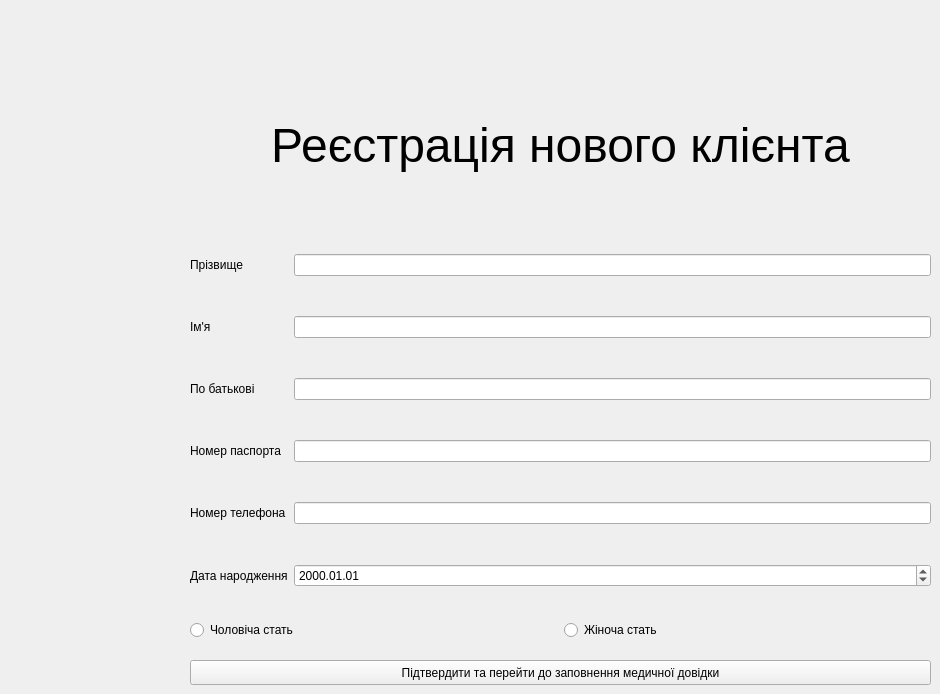
      <widget class="QWidget" name="page_3">
       <widget class="QWidget" name="layoutWidget_2">
        <property name="geometry">
         <rect>
          <x>190</x>
          <y>220</y>
          <width>741</width>
          <height>401</height>
         </rect>
        </property>
        <layout class="QGridLayout" name="gridLayout">
         <item row="1" column="0">
          <widget class="QLabel" name="firstname">
           <property name="text">
            <string>Ім'я</string>
           </property>
          </widget>
         </item>
         <item row="3" column="1">
          <widget class="QLineEdit" name="createclientPassportLineEdit"/>
         </item>
         <item row="0" column="1">
          <widget class="QLineEdit" name="createclientLastnameLineEdit"/>
         </item>
         <item row="4" column="0">
          <widget class="QLabel" name="telephone">
           <property name="text">
            <string>Номер телефона</string>
           </property>
          </widget>
         </item>
         <item row="2" column="1">
          <widget class="QLineEdit" name="createclientMiddlenameLineEdit"/>
         </item>
         <item row="1" column="1">
          <widget class="QLineEdit" name="createclientFirstnameLineEdit"/>
         </item>
         <item row="3" column="0">
          <widget class="QLabel" name="passport">
           <property name="text">
            <string>Номер паспорта</string>
           </property>
          </widget>
         </item>
         <item row="0" column="0">
          <widget class="QLabel" name="lastname">
           <property name="text">
            <string>Прізвище</string>
           </property>
          </widget>
         </item>
         <item row="4" column="1">
          <widget class="QLineEdit" name="createclientTelephoneLineEdit"/>
         </item>
         <item row="2" column="0">
          <widget class="QLabel" name="middlename">
           <property name="text">
            <string>По батькові</string>
           </property>
          </widget>
         </item>
         <item row="5" column="0">
          <widget class="QLabel" name="birthday">
           <property name="text">
            <string>Дата народження</string>
           </property>
          </widget>
         </item>
         <item row="5" column="1">
          <widget class="QDateEdit" name="createclientBirthdayDateEdit">
           <property name="displayFormat">
            <string>yyyy.MM.dd</string>
           </property>
          </widget>
         </item>
        </layout>
       </widget>
       <widget class="QPushButton" name="createclientApplyPushButton">
        <property name="geometry">
         <rect>
          <x>190</x>
          <y>660</y>
          <width>741</width>
          <height>25</height>
         </rect>
        </property>
        <property name="text">
         <string>Підтвердити та перейти до заповнення медичної довідки</string>
        </property>
       </widget>
       <widget class="QWidget" name="layoutWidget_5">
        <property name="geometry">
         <rect>
          <x>190</x>
          <y>600</y>
          <width>741</width>
          <height>61</height>
         </rect>
        </property>
        <layout class="QHBoxLayout" name="horizontalLayout">
         <item>
          <widget class="QRadioButton" name="createclientMaleRadioButton">
           <property name="text">
            <string>Чоловіча стать</string>
           </property>
          </widget>
         </item>
         <item>
          <widget class="QRadioButton" name="createclientFemaleRadioButton">
           <property name="text">
            <string>Жіноча стать</string>
           </property>
          </widget>
         </item>
        </layout>
       </widget>
       <widget class="QLabel" name="label">
        <property name="geometry">
         <rect>
          <x>190</x>
          <y>70</y>
          <width>741</width>
          <height>151</height>
         </rect>
        </property>
        <property name="text">
         <string>&lt;html&gt;&lt;head/&gt;&lt;body&gt;&lt;p align=&quot;center&quot;&gt;&lt;span style=&quot; font-size:36pt;&quot;&gt;Реєстрація нового клієнта&lt;/span&gt;&lt;/p&gt;&lt;/body&gt;&lt;/html&gt;</string>
        </property>
       </widget>
      </widget>
